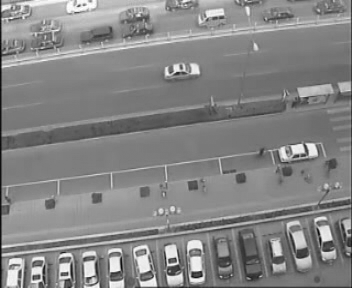
%> input picture lucas-kanade/Im6.png, 352 x 288 px
$ octave --eval "imLK;"   (GNU Octave 9; MATLAB toolbox functions it lacks are replaced by stand-ins)
%> lines starting %> are read from the running program, lines starting %| are printed output that depends on the picture
%> in imLK, Im1 is the input picture: size 288x352 uint8; min 7, max 255, mean 133.1
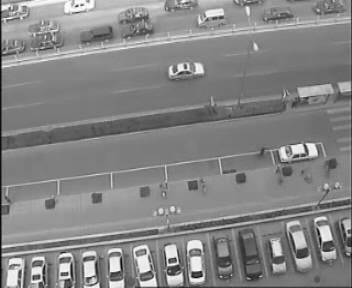
%> input picture lucas-kanade/Im7.png, 352 x 288 px
%> in imLK, Im2 is the input picture: size 288x352 uint8; min 6, max 255, mean 133.1
### lucas-kanade/LK.m
function [U, V, C] = LK(Im1, Im2, ws)
%> called with ws = 15
% function LK computes flow velocities U, V of a sequence of 2 images
% Im1, Im2 of double class based on Lucas-Kanade method. ws is the
% window size.
% return (U, V) flow velocities, C coordinates of corners in Im1

% find corners by Harris
C = corner(Im1, 500);
%> C = 310 rows, first 12: [70 278; 120 270; 42 281; 203 277; 69 273; 178 263; 176 258; 169 265; 192 278; 169 260; 155 278; 202 272]

% mark corners in the margin as (-1, -1)
[m, n] = size(Im1);
%> m = 288; n = 352
w = round(ws/2); % half of windows size
for i = 1:size(C, 1)
    x = C(i, 1);
    y = C(i, 2);
    if (x <= w) || (x >= n-w) % corners in left, right margin
        C(i,:) = -1;
    end
    if (y <= w) || (y >= m-w) % corner in top, bottom margin
        C(i,:) = -1;
    end
end
%> this loop made 310 passes
%> (x, y) on passes 1 to 3: (70, 278), (120, 270), (42, 281)
%> after the loop, C = 310 rows, first 12: [70 278; 120 270; -1 -1; 203 277; 69 273; 178 263; 176 258; 169 265; 192 278; 169 260; 155 278; 202 272]

% remove corners in margins
i = 0;
while i < size(C, 1)
    i = i+1;
    if C(i,1) == -1
        C(i,:) = [];
        i = i - 1;
    end
end
%> this loop made 310 passes
%> i on passes 1 to 12: 1, 2, 2, 3, 4, 5, 6, 7, 8, 9, 10, 11
%> after the loop, C = 240 rows, first 12: [70 278; 120 270; 203 277; 69 273; 178 263; 176 258; 169 265; 192 278; 169 260; 155 278; 202 272; 324 242]; i = 240

% Lucas-Kanade constraint
nc = size(C, 1); % number of suitable corners
%> nc = 240
U = zeros(nc, 1);
V = zeros(nc, 1);

% compute partial derivatives
[Ex, Ey, Et] = derivative(Im1, Im2);

for i = 1:nc
    % get derivatives of neighborhood points
    x = C(i, 1); y = C(i, 2);
    Ix = Ex(y-w:y+w, x-w:x+w)';
    Iy = Ey(y-w:y+w, x-w:x+w)';
    It = Et(y-w:y+w, x-w:x+w)';

    % get A, b
    Ix = Ix(:); Iy = Iy(:); It = It(:);
    A = [Ix Iy];
    b = -It;

    % compute U, V
    X = pinv(A) * b;
    U(i) = X(1);
    V(i) = X(2);
end

### horn-schunck/derivative.m
function [Ex, Ey, Et] = derivative(Im1, Im2)
% function DERIVATIVE computes partial derivatives Ex, Ey, Et
% of a sequence of 2 images Im1, Im2 of double class.

% kernels for convolution
Kx = 0.25 * [-1 1; -1 1];
Ky = 0.25 * [-1 -1; 1 1];
Kt = 0.25 * [-1 -1; -1 -1]; % kt1 = Kt, kt2 = -Kt

% compute derivatives
Ex = conv2(Im1, Kx, 'same') + conv2(Im2, Kx, 'same');
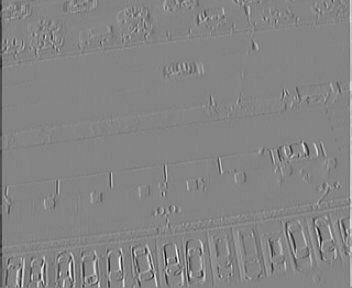
%> Ex: size 288x352 double; min -0.569, max 0.523, mean 0.000186; drawn with min black and max white
Ey = conv2(Im1, Ky, 'same') + conv2(Im2, Ky, 'same');
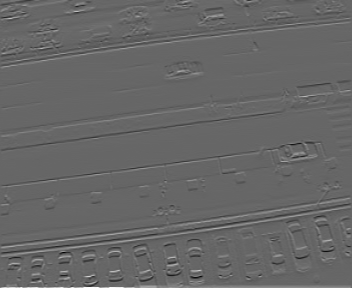
%> Ey: size 288x352 double; min -0.64, max 0.949, mean 0.00232; drawn with min black and max white
Et = conv2(Im1, Kt, 'same') + conv2(Im2, -Kt, 'same');
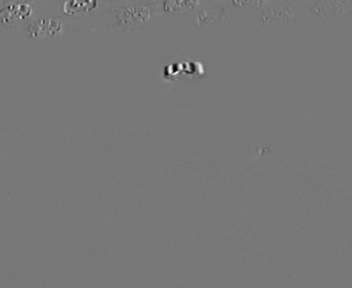
%> Et: size 288x352 double; min -0.529, max 0.594, mean 0.000137; drawn with min black and max white

### lucas-kanade/showOF.m
function showOF(I, C, U, V)
% function showOF draws the optical flow from flow velocities U, V
% and suitable corners C on image I

imshow(I); hold on;
quiver(C(:,1), C(:,2), -U, -V, 1, 'r'); hold off;

### lucas-kanade/imLK.m
function imLK(ws)
% function imLK shows optical flow of given sequence of images
% computations based on the algorithm of Lucas-Kanade.
% ws is the window size, by default ws = 15

% clear the command window
clc;

%set default value to alpha, N
if (nargin < 1)
    ws = 15;
end

% read images
Im1 = imread('Im6.png');
Im2 = imread('Im7.png');

% compute U, V by Lucas Kanade
% C is coordinates of corners in Im1
Im1 = im2double(Im1);
Im2 = im2double(Im2);
[U, V, C] = LK(Im1, Im2, ws);
%> the loop in LK, `for i = 1:nc` made 240 passes
%> (x, y, X) on passes 1 to 3: (70, 278, [0.000767; 0.00059]), (120, 270, [-0.00161; 0.00537]), (203, 277, [0.00356; 3.17e-05])
%> after the loop in LK, `for i = 1:nc`: U = 240 values, max 2.17 at index 202, min -1.87 at index 237, mean 0.0569; V = 240 values, max 0.635 at index 90, min -0.224 at index 208, mean -0.00452

% show images
figure;
subplot(1, 2, 1); imshow(Im1, []); title('Im6.png');
subplot(1, 2, 2);  imshow(Im2, []); title('Im7.png');

% show optical flow and save it to a file
figure; showOF(Im1, C, U, V);
%> after `showOF(Im1, C, U, V)`:
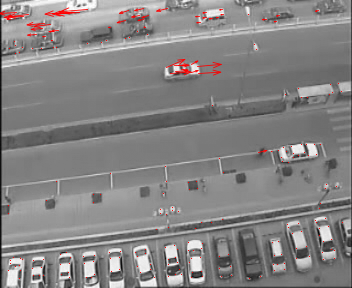
%> figure redrawn from the program's plot data
filename = sprintf('lk-%d.png', ws);
print(filename, '-dpng');
